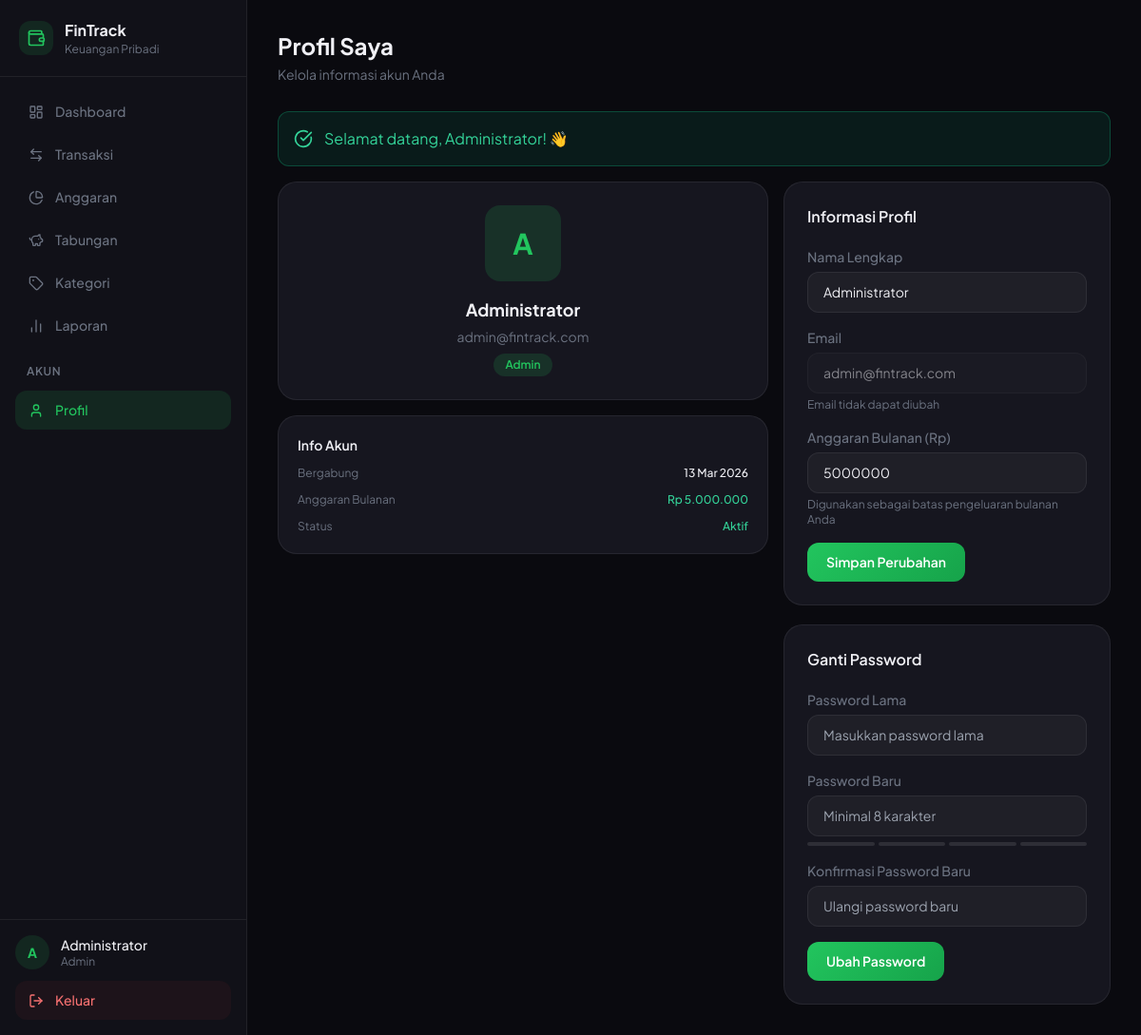
The app's page /profile.php (signed in) with its own data.
### tables this page shows
CREATE TABLE IF NOT EXISTS users (
    id          INT UNSIGNED AUTO_INCREMENT PRIMARY KEY,
    name        VARCHAR(100)        NOT NULL,
    email       VARCHAR(150)        NOT NULL UNIQUE,
    password    VARCHAR(255)        NOT NULL,
    avatar      VARCHAR(255)        DEFAULT NULL,
    role        ENUM('admin','user') NOT NULL DEFAULT 'user',
    monthly_budget DECIMAL(15,2)   DEFAULT 0.00,
    is_active   TINYINT(1)         NOT NULL DEFAULT 1,
    created_at  TIMESTAMP          DEFAULT CURRENT_TIMESTAMP,
    updated_at  TIMESTAMP          DEFAULT CURRENT_TIMESTAMP ON UPDATE CURRENT_TIMESTAMP,
    INDEX idx_email (email),
    INDEX idx_role  (role)
);

### config/Database.php (called while the page is built, shortened)
<?php
class Database
{
    private static ?Database $instance = null;
    private \PDO $pdo;
    private function __construct()
    {
        $dsn = sprintf(
            'mysql:host=%s;port=%s;dbname=%s;charset=%s',
            DB_HOST, DB_PORT, DB_NAME, DB_CHARSET
        );
        $options = [
            \PDO::ATTR_ERRMODE            => \PDO::ERRMODE_EXCEPTION,
            \PDO::ATTR_DEFAULT_FETCH_MODE => \PDO::FETCH_ASSOC,
            \PDO::ATTR_EMULATE_PREPARES   => false,
            \PDO::MYSQL_ATTR_INIT_COMMAND => "SET NAMES utf8mb4 COLLATE utf8mb4_unicode_ci",
        ];
        $this->pdo = new \PDO($dsn, DB_USER, DB_PASS, $options);
    }
    public static function getInstance(): Database
    {
        if (self::$instance === null) {
            self::$instance = new self();
        }
        return self::$instance;
    }
    public function getConnection(): \PDO
    {
        return $this->pdo;
    }
}

### auth/AuthService.php (called while the page is built, shortened)
<?php
class User
{
    private $db;
    private $table = 'users';
    private $safeColumns = ['id', 'name', 'email', 'avatar', 'role', 'monthly_budget', 'is_active', 'created_at'];
    public function __construct()
    {
        $this->db = Database::getInstance()->getConnection();
    }
    public function findById(int $id)
    {
        $cols = implode(', ', $this->safeColumns);
        $sql  = "SELECT {$cols} FROM {$this->table} WHERE id = ? AND is_active = 1 LIMIT 1";
        $stmt = $this->db->prepare($sql);
        $stmt->execute([$id]);
        $result = $stmt->fetch();
        return $result ?: null;
    }
}
class AuthService implements AuthInterface
{
    private $userModel;
    public function __construct()
    {
        $this->userModel = new User();
    }
    public function getCurrentUserId()
    {
        return isset($_SESSION['user_id']) ? (int)$_SESSION['user_id'] : null;
    }
    public function getCurrentUser()
    {
        $id = $this->getCurrentUserId();
        return $id ? $this->userModel->findById($id) : null;
    }
}

### profile.php (the view, shortened to what this page needs)
<?php
require_once __DIR__ . '/bootstrap.php';
$auth      = new AuthService();
$auth->requireLogin();
$user = $auth->getCurrentUser();
require_once __DIR__ . '/assets/partials/header.php';
?>
<div class="mb-7">
    <h1 class="text-2xl font-bold">Profil Saya</h1>
    <p style="color: var(--text-muted); font-size: 0.875rem; margin-top: 0.25rem;">Kelola informasi akun Anda</p>
</div>
<?= flashMessage('success') ?>
<div class="grid-budget">
    <div class="">
        <div class="card p-6 text-center mb-4">
            <div class="w-20 h-20 rounded-2xl flex items-center justify-center mx-auto mb-4 text-3xl font-bold"
                 style="background: rgba(34,197,94,0.15); color: #22c55e;">
                <?= strtoupper(substr($user['name'] ?? 'U', 0, 1)) ?>
            </div>
            <h2 class="font-bold text-lg"><?= e($user['name'] ?? '') ?></h2>
            <p class="text-sm mt-1" style="color: var(--text-muted);"><?= e($user['email'] ?? '') ?></p>
            <span class="inline-block mt-2 px-3 py-1 rounded-full text-xs font-semibold"
                  style="background: rgba(34,197,94,0.15); color: #22c55e;">
                <?= ucfirst($user['role'] ?? 'user') ?>
            </span>
        </div>
        <div class="card p-5">
            <h3 class="text-sm font-semibold mb-3">Info Akun</h3>
            <div class="space-y-3">
                <div class="flex justify-between">
                    <span class="text-xs" style="color: var(--text-muted);">Bergabung</span>
                    <span class="text-xs font-medium"><?= isset($user['created_at']) ? date('d M Y', strtotime($user['created_at'])) : '-' ?></span>
                </div>
                <div class="flex justify-between">
                    <span class="text-xs" style="color: var(--text-muted);">Anggaran Bulanan</span>
                    <span class="text-xs font-medium text-emerald-400"><?= formatRupiah((float)($user['monthly_budget'] ?? 0)) ?></span>
                </div>
                <div class="flex justify-between">
                    <span class="text-xs" style="color: var(--text-muted);">Status</span>
                    <span class="text-xs font-medium text-emerald-400">Aktif</span>
                </div>
            </div>
        </div>
    </div>
    <div class="space-y-5">
        <div class="card p-6">
            <h2 class="font-semibold mb-5">Informasi Profil</h2>
            <form method="POST" class="space-y-4">
                <div>
                    <label class="block text-sm font-medium mb-1.5" style="color: var(--text-muted);">Nama Lengkap</label>
                    <input type="text" name="name" required class="input-dark"
                           value="<?= e($user['name'] ?? '') ?>">
                </div>
                <div>
                    <label class="block text-sm font-medium mb-1.5" style="color: var(--text-muted);">Email</label>
                    <input type="email" class="input-dark" disabled
                           value="<?= e($user['email'] ?? '') ?>"
                           style="opacity: 0.5; cursor: not-allowed;">
                    <p class="text-xs mt-1" style="color: var(--text-muted);">Email tidak dapat diubah</p>
                </div>
                <div>
                    <label class="block text-sm font-medium mb-1.5" style="color: var(--text-muted);">Anggaran Bulanan (Rp)</label>
                    <input type="number" name="monthly_budget" min="0" class="input-dark"
                           value="<?= (int)($user['monthly_budget'] ?? 0) ?>">
                    <p class="text-xs mt-1" style="color: var(--text-muted);">Digunakan sebagai batas pengeluaran bulanan Anda</p>
                </div>
                <button type="submit" class="btn-primary">Simpan Perubahan</button>
            </form>
        </div>
        <div class="card p-6">
            <h2 class="font-semibold mb-5">Ganti Password</h2>
            <form method="POST" class="space-y-4">
                <div>
                    <label class="block text-sm font-medium mb-1.5" style="color: var(--text-muted);">Password Lama</label>
                    <input type="password" name="current_password" required class="input-dark"
                           placeholder="Masukkan password lama">
                </div>
                <div>
                    <label class="block text-sm font-medium mb-1.5" style="color: var(--text-muted);">Password Baru</label>
                    <input type="password" name="new_password" required minlength="8" class="input-dark"
                           placeholder="Minimal 8 karakter"
                           oninput="checkPassStrength(this.value)">
                    <div class="mt-1.5 flex gap-1">
                        <div class="h-1 flex-1 rounded-full bg-white/10" id="ps1"></div>
                        <div class="h-1 flex-1 rounded-full bg-white/10" id="ps2"></div>
                        <div class="h-1 flex-1 rounded-full bg-white/10" id="ps3"></div>
                        <div class="h-1 flex-1 rounded-full bg-white/10" id="ps4"></div>
                    </div>
                </div>
                <div>
                    <label class="block text-sm font-medium mb-1.5" style="color: var(--text-muted);">Konfirmasi Password Baru</label>
                    <input type="password" name="confirm_password" required class="input-dark"
                           placeholder="Ulangi password baru">
                </div>
                <button type="submit" class="btn-primary">Ubah Password</button>
            </form>
        </div>
    </div>
</div>
<?php
require_once __DIR__ . '/assets/partials/footer.php';
?>

### assets/partials/header.php (style rules this page uses)
:root { --bg-primary: #0a0a0f; --bg-secondary: #111118; --bg-card: #16161f; --border: rgba(255,255,255,0.07); --text-primary: #f0f0f5; --text-muted: #6b7280; --accent: #22c55e; --accent-soft: rgba(34,197,94,0.12); }
* { box-sizing: border-box; }
body { font-family: 'Plus Jakarta Sans', sans-serif; background: var(--bg-primary); color: var(--text-primary); min-height: 100vh; }
.card { background: var(--bg-card); border: 1px solid var(--border); border-radius: 1.25rem; }
.input-dark { background: rgba(255,255,255,0.04); border: 1px solid var(--border); color: var(--text-primary); border-radius: 0.75rem; padding: 0.625rem 1rem; font-size: 0.875rem; width: 100%; transition: all 0.2s; }
.btn-primary { background: linear-gradient(135deg, #22c55e, #16a34a); color: white; font-weight: 600; border-radius: 0.75rem; padding: 0.625rem 1.25rem; font-size: 0.875rem; border: none; cursor: pointer; transition: all 0.2s; display: inline-flex; align-items: center; gap: 0.4rem; }
.grid-budget { display: grid; grid-template-columns: 1fr; gap: 1rem; }
@media (min-width: 1024px) { .grid-budget { grid-template-columns: 3fr 2fr; } }

### records on screen
users: name "A", name "Administrator", email "admin@fintrack.com", role "Admin", created_at "13 Mar 2026", monthly_budget "Rp 5.000.000", monthly_budget "5000000"

### other values on screen
substr($_SESSION['user_name'] ?? 'U', 0, 1) "A"
$_SESSION['user_name'] "Administrator"
$_SESSION['user_role'] "Admin"
$msg "Selamat datang, Administrator! 👋"
